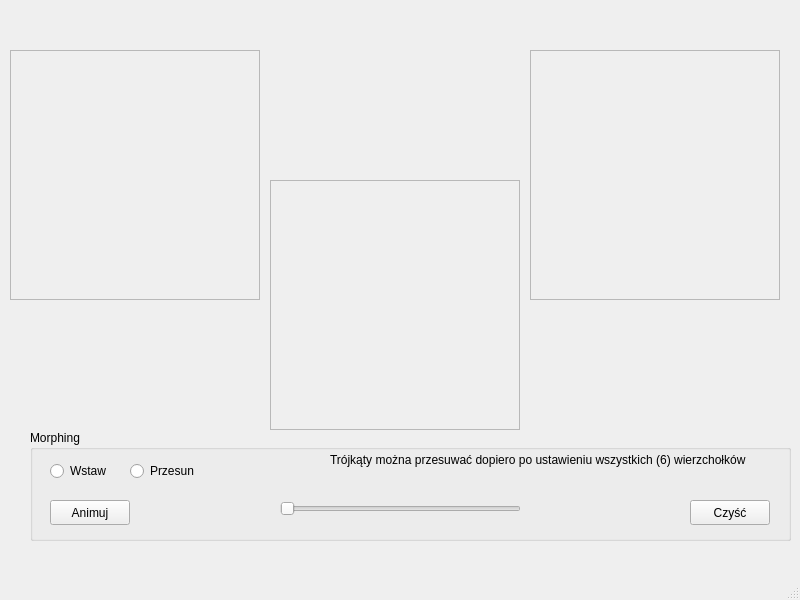
<?xml version="1.0" encoding="UTF-8"?>
<ui version="4.0">
 <class>MainWindow</class>
 <widget class="QMainWindow" name="MainWindow">
  <property name="geometry">
   <rect>
    <x>0</x>
    <y>0</y>
    <width>800</width>
    <height>600</height>
   </rect>
  </property>
  <property name="windowTitle">
   <string>MainWindow</string>
  </property>
  <widget class="QWidget" name="centralwidget">
   <widget class="QFrame" name="frame">
    <property name="geometry">
     <rect>
      <x>10</x>
      <y>50</y>
      <width>250</width>
      <height>250</height>
     </rect>
    </property>
    <property name="frameShape">
     <enum>QFrame::StyledPanel</enum>
    </property>
    <property name="frameShadow">
     <enum>QFrame::Raised</enum>
    </property>
   </widget>
   <widget class="QGroupBox" name="groupBox">
    <property name="geometry">
     <rect>
      <x>30</x>
      <y>430</y>
      <width>761</width>
      <height>111</height>
     </rect>
    </property>
    <property name="title">
     <string>Morphing</string>
    </property>
    <widget class="QPushButton" name="pushButtonCzysc">
     <property name="geometry">
      <rect>
       <x>20</x>
       <y>490</y>
       <width>121</width>
       <height>28</height>
      </rect>
     </property>
     <property name="text">
      <string>Czyść</string>
     </property>
    </widget>
    <widget class="QPushButton" name="pushButtonCzysc_2">
     <property name="geometry">
      <rect>
       <x>660</x>
       <y>70</y>
       <width>80</width>
       <height>25</height>
      </rect>
     </property>
     <property name="text">
      <string>Czyść</string>
     </property>
    </widget>
    <widget class="QRadioButton" name="radioButton">
     <property name="geometry">
      <rect>
       <x>20</x>
       <y>30</y>
       <width>97</width>
       <height>22</height>
      </rect>
     </property>
     <property name="text">
      <string>Wstaw</string>
     </property>
    </widget>
    <widget class="QRadioButton" name="radioButton_2">
     <property name="geometry">
      <rect>
       <x>100</x>
       <y>30</y>
       <width>97</width>
       <height>22</height>
      </rect>
     </property>
     <property name="text">
      <string>Przesun</string>
     </property>
    </widget>
    <widget class="QLabel" name="label">
     <property name="geometry">
      <rect>
       <x>300</x>
       <y>20</y>
       <width>451</width>
       <height>20</height>
      </rect>
     </property>
     <property name="text">
      <string>Trójkąty można przesuwać dopiero po ustawieniu wszystkich (6) wierzchołków</string>
     </property>
    </widget>
    <widget class="QSlider" name="horizontalSlider">
     <property name="geometry">
      <rect>
       <x>250</x>
       <y>70</y>
       <width>241</width>
       <height>18</height>
      </rect>
     </property>
     <property name="minimum">
      <number>0</number>
     </property>
     <property name="maximum">
      <number>59</number>
     </property>
     <property name="orientation">
      <enum>Qt::Horizontal</enum>
     </property>
    </widget>
    <widget class="QPushButton" name="pushButton">
     <property name="geometry">
      <rect>
       <x>20</x>
       <y>70</y>
       <width>80</width>
       <height>25</height>
      </rect>
     </property>
     <property name="text">
      <string>Animuj</string>
     </property>
    </widget>
   </widget>
   <widget class="QFrame" name="frame_2">
    <property name="geometry">
     <rect>
      <x>530</x>
      <y>50</y>
      <width>250</width>
      <height>250</height>
     </rect>
    </property>
    <property name="frameShape">
     <enum>QFrame::StyledPanel</enum>
    </property>
    <property name="frameShadow">
     <enum>QFrame::Raised</enum>
    </property>
   </widget>
   <widget class="QFrame" name="frame_3">
    <property name="geometry">
     <rect>
      <x>270</x>
      <y>180</y>
      <width>250</width>
      <height>250</height>
     </rect>
    </property>
    <property name="frameShape">
     <enum>QFrame::StyledPanel</enum>
    </property>
    <property name="frameShadow">
     <enum>QFrame::Raised</enum>
    </property>
   </widget>
  </widget>
  <widget class="QMenuBar" name="menubar">
   <property name="geometry">
    <rect>
     <x>0</x>
     <y>0</y>
     <width>800</width>
     <height>25</height>
    </rect>
   </property>
  </widget>
  <widget class="QStatusBar" name="statusbar"/>
 </widget>
 <resources/>
 <connections/>
</ui>
